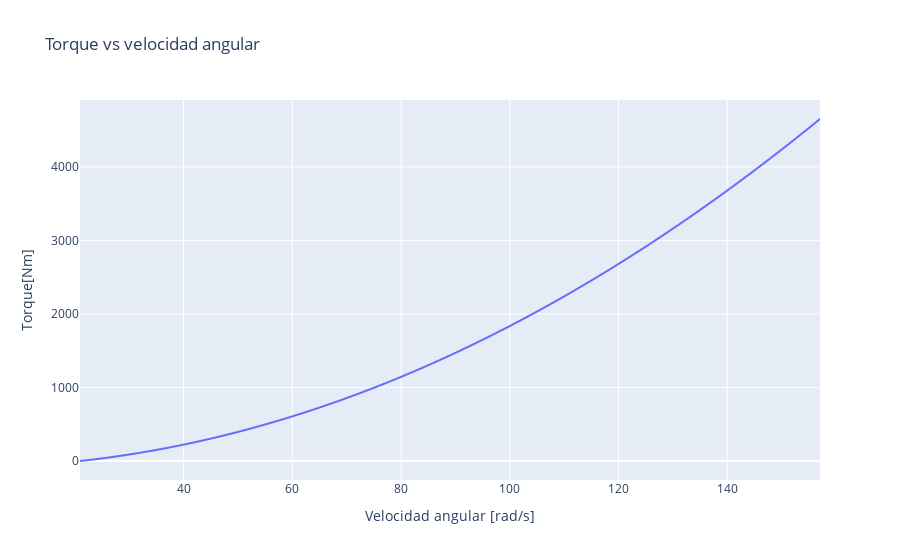

Here is the notebook cell this chart was saved with:
### Markdown cell above
Realizando un diagrama de cuerpo libre y un diagrama de aceleraciones, se puede observar que la distancia $r=0,3m$ porque corresponde a la distacia desde el punto $O$ hasta el centro de masa. Por otra parte, la distancia $r_0=0,4m$ corresponde al brazo del torque correspondiente a la fuerza de rozamiento.<br>

Se coloca un sistema de referencia inercial en el centro de la carcasa. Desde una vista superior del sistema, se coloca un eje radial y transversal.<br>

![DCL.jpg](attachment:39bb5f5b-f099-49d3-8dc8-5cf779ff003f.jpg)

Realizando un sumatorio de fuerzas en el eje radial se tiene:<br>
$\sum \vec{F_{e_{r}}}=m\vec{a_{r}}$<br>
$-N-T=m(\ddot{r}-r\dot{\theta}^2)$<br>
Como $\ddot{r}=0$, entonces:<br>
$N+T=mr\dot{\theta}^2$<br><br>
Para el literal a) se considera que $N=0N$ puesto que en el instante cuando $\dot{\theta}=200rev/min=20,94rad/s$ las zapatas recién estarían entrando en contacto con la carcasa. Entonces:<br>
$T=mr\ddot{\theta}^2=\frac{9,8}{9,8}*0,3*20,94^2$<br>
$T=131,55 N$<br><br>
Para el literal b), se puede observar que cuando $0rev/min\leq \dot{\theta}<200rev/min$ no existe torque, puesto que las pastillas no están en contacto con la carcasa. Se realiza la sumatoria de fuerzas en el eje radial para $200rev/min\leq\dot{\theta}\leq1500rev/min$. Entonces<br>
$\sum \vec{F_{e_{r}}}=m\vec{a_{r}}$<br>
$-T-N=m(\ddot{r}-r\dot{\theta}^2)$<br>
$T+N=r\dot{\theta}^2$<br>
$N=r\dot{\theta}^2-T$<br>
$\frac{fre}{\mu_{s}}=r\dot{\theta}^2-T$<br>
$fre=\mu_{s}(r\dot{\theta}^2-T)$<br><br>
Luego, para calcular el torque se aplica:<br>
$\vec{\tau}=\vec{r_{0}}\times\vec{fre}$<br>
$\vec{\tau}=r_{0}\vec{e_{r}}\times fre\vec{e_{\theta}}$<br>
$\vec{\tau}=r_{0}fre\vec{k}$<br>
$\tau=0,4*0,8*(0,3\dot{\theta}^2-131,55)$<br>
$\tau=0,096\dot{\theta}^2-42,096$<br><br>
Pero como sólo se realizó el análisis de una zapata, el torque total sería el doble, así:<br>
$\tau=0,192\dot{\theta}^2-84,192$<br><br>
Donde $\tau$ está en $Nm$ y $\dot{\theta}$ en $rad/s$<br>
Con esta función es posible hallar el torque generado cuando $200rev/min\leq\dot{\theta}\leq1500rev/min$, donde transformando a $rad/s$, se obtiene $20,944rad/s\leq\dot{\theta}\leq157,08rad/s$.<br>
De donde el torque en el intervalo $200rev/min\leq\dot{\theta}\leq1500rev/min$, es decir, en el intervalo de $20,944rad/s\leq\dot{\theta}\leq157,08rad/s$ es:
$0,029\leq\tau\leq4653,24$.<br>
En el intervalo de  $100rev/min\leq\dot{\theta}<200rev/min$ no existe torque, puesto que el contacto entre las zapatas y la carcasa comenzaría cuando $\dot{\theta}=200rev/min$

### Code cell
import numpy as np #importar libreria matematica
import plotly.express as px #herramienta de plot
import plotly.graph_objects as go

R=300/1000 #[m]
Ro=400/1000 #[m]
us=0.8
rpm=200*((2*np.pi)/60) #[rad/s]
m=1
T=m*R*rpm*rpm

#Análisis
th=np.arange(20.944,157.08,0.01) #creando lista numérica
vth=np.array(th) #transformando a una matriz
vs=2*(Ro*us*R*vth*vth-Ro*us*T)
#Plot
fig=px.line(x=th,y=vs,labels={'x':'Velocidad angular [rad/s]','y':'Torque[Nm]'},title="Torque vs velocidad angular")
fig.show()

### Figure 1 — Plotly figure (JSON) as saved in the notebook; plotly's stock layout.template omitted (floating-point values rounded to 4 significant figures; data arrays with more than 128 entries replaced by an {"elided": "..."} marker saying what was removed)
{"data": [{"hovertemplate": "Velocidad angular [rad/s]=%{x}<br>Torque[Nm]=%{y}<extra></extra>", "legendgroup": "", "line": {"color": "#636efa", "dash": "solid"}, "mode": "lines", "name": "", "showlegend": false, "type": "scattergl", "x": {"elided": "13614 float values"}, "xaxis": "x", "y": {"elided": "13614 float values"}, "yaxis": "y"}], "layout": {"autosize": true, "legend": {"tracegroupgap": 0}, "title": {"text": "Torque vs velocidad angular"}, "xaxis": {"anchor": "y", "autorange": true, "domain": [0, 1], "range": [20.94, 157.1], "title": {"text": "Velocidad angular [rad/s]"}, "type": "linear"}, "yaxis": {"anchor": "x", "autorange": true, "domain": [0, 1], "range": [-258.5, 4911.0], "title": {"text": "Torque[Nm]"}, "type": "linear"}}}
